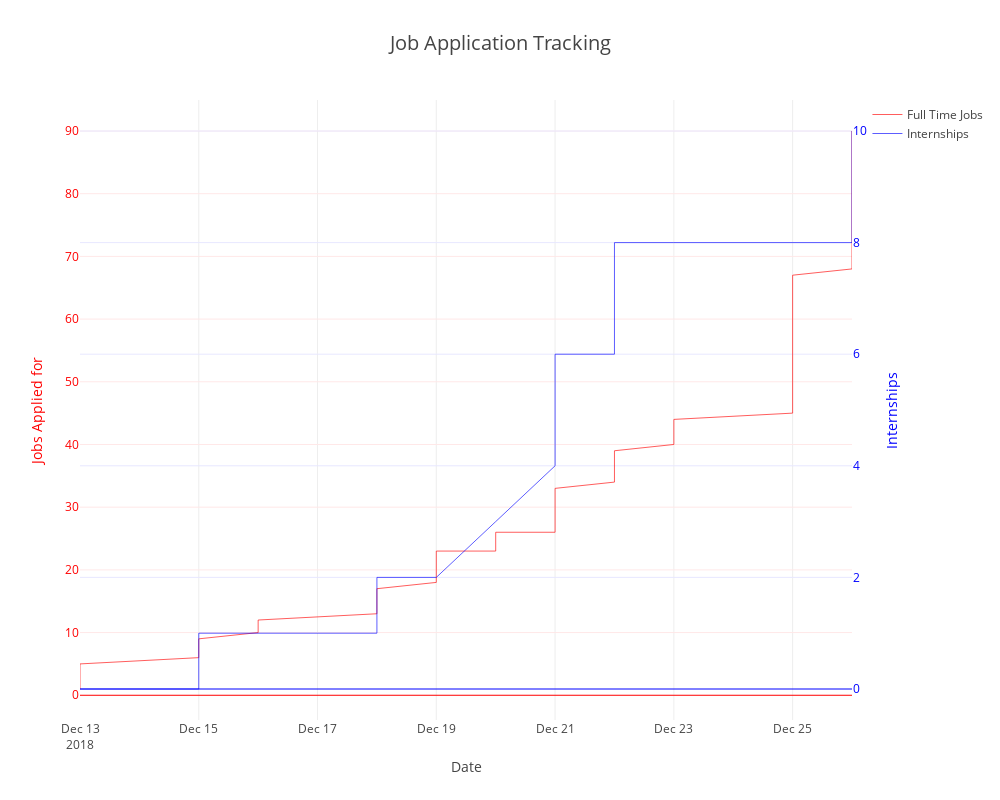

Write notebook code for a chart like this one.
### Markdown cell above
Setting the layout properties and the data source for the visualization.

### Code cell
layout=go.Layout(height=800,width=1000,title="Job Application Tracking",titlefont=dict(size=20),font=dict(size=12),xaxis=dict(title="Date",type='date'),yaxis=dict(title="Jobs Applied for",color='red'),yaxis2=dict(title='Internships',color='blue',overlaying='y',side='right'))
fig=go.Figure(data=[full_data,part_data],layout=layout)
iplot(fig)

### Figure 1 — Plotly figure (JSON) as saved in the notebook; plotly's stock layout.template omitted (floating-point values rounded to 4 significant figures)
{"data": [{"hoverinfo": "text", "line": {"color": "red", "width": 0.8}, "name": "Full Time Jobs", "opacity": 0.8, "text": ["Full time jobs applied till date 1", "Full time jobs applied till date 2", "Full time jobs applied till date 3", "Full time jobs applied till date 4", "Full time jobs applied till date 5", "Full time jobs applied till date 6", "Full time jobs applied till date 7", "Full time jobs applied till date 8", "Full time jobs applied till date 9", "Full time jobs applied till date 9", "Full time jobs applied till date 10", "Full time jobs applied till date 11", "Full time jobs applied till date 12", "Full time jobs applied till date 13", "Full time jobs applied till date 14", "Full time jobs applied till date 15", "Full time jobs applied till date 16", "Full time jobs applied till date 17", "Full time jobs applied till date 17", "Full time jobs applied till date 18", "Full time jobs applied till date 19", "Full time jobs applied till date 20", "Full time jobs applied till date 21", "Full time jobs applied till date 22", "Full time jobs applied till date 23", "Full time jobs applied till date 23", "Full time jobs applied till date 24", "Full time jobs applied till date 25", "Full time jobs applied till date 26", "Full time jobs applied till date 26", "Full time jobs applied till date 27", "Full time jobs applied till date 28", "Full time jobs applied till date 29", "Full time jobs applied till date 30", "Full time jobs applied till date 31", "Full time jobs applied till date 32", "Full time jobs applied till date 33", "Full time jobs applied till date 33", "Full time jobs applied till date 33", "Full time jobs applied till date 34", "Full time jobs applied till date 35", "Full time jobs applied till date 36", "Full time jobs applied till date 37", "Full time jobs applied till date 38", "Full time jobs applied till date 39", "Full time jobs applied till date 39", "Full time jobs applied till date 39", "Full time jobs applied till date 40", "Full time jobs applied till date 41", "Full time jobs applied till date 42", "Full time jobs applied till date 43", "Full time jobs applied till date 44", "Full time jobs applied till date 45", "Full time jobs applied till date 46", "Full time jobs applied till date 47", "Full time jobs applied till date 48", "Full time jobs applied till date 49", "Full time jobs applied till date 50", "Full time jobs applied till date 51", "Full time jobs applied till date 52", "Full time jobs applied till date 53", "Full time jobs applied till date 54", "Full time jobs applied till date 55", "Full time jobs applied till date 56", "Full time jobs applied till date 57", "Full time jobs applied till date 58", "Full time jobs applied till date 59", "Full time jobs applied till date 60", "Full time jobs applied till date 61", "Full time jobs applied till date 62", "Full time jobs applied till date 63", "Full time jobs applied till date 64", "Full time jobs applied till date 65", "Full time jobs applied till date 66", "Full time jobs applied till date 67", "Full time jobs applied till date 68", "Full time jobs applied till date 69", "Full time jobs applied till date 70", "Full time jobs applied till date 71", "Full time jobs applied till date 72", "Full time jobs applied till date 72", "Full time jobs applied till date 73", "Full time jobs applied till date 74", "Full time jobs applied till date 75", "Full time jobs applied till date 76", "Full time jobs applied till date 77", "Full time jobs applied till date 78", "Full time jobs applied till date 79", "Full time jobs applied till date 80", "Full time jobs applied till date 81", "Full time jobs applied till date 82", "Full time jobs applied till date 83", "Full time jobs applied till date 84", "Full time jobs applied till date 85", "Full time jobs applied till date 86", "Full time jobs applied till date 86", "Full time jobs applied till date 87", "Full time jobs applied till date 88", "Full time jobs applied till date 89", "Full time jobs applied till date 90"], "type": "scatter", "uid": "9bc09fc5-09af-47e9-8a1b-602c87ad7376", "x": ["2018-12-13", "2018-12-13", "2018-12-13", "2018-12-13", "2018-12-13", "2018-12-15", "2018-12-15", "2018-12-15", "2018-12-15", "2018-12-15", "2018-12-16", "2018-12-16", "2018-12-16", "2018-12-18", "2018-12-18", "2018-12-18", "2018-12-18", "2018-12-18", "2018-12-18", "2018-12-19", "2018-12-19", "2018-12-19", "2018-12-19", "2018-12-19", "2018-12-19", "2018-12-20", "2018-12-20", "2018-12-20", "2018-12-20", "2018-12-21", "2018-12-21", "2018-12-21", "2018-12-21", "2018-12-21", "2018-12-21", "2018-12-21", "2018-12-21", "2018-12-21", "2018-12-21", "2018-12-22", "2018-12-22", "2018-12-22", "2018-12-22", "2018-12-22", "2018-12-22", "2018-12-22", "2018-12-22", "2018-12-23", "2018-12-23", "2018-12-23", "2018-12-23", "2018-12-23", "2018-12-25", "2018-12-25", "2018-12-25", "2018-12-25", "2018-12-25", "2018-12-25", "2018-12-25", "2018-12-25", "2018-12-25", "2018-12-25", "2018-12-25", "2018-12-25", "2018-12-25", "2018-12-25", "2018-12-25", "2018-12-25", "2018-12-25", "2018-12-25", "2018-12-25", "2018-12-25", "2018-12-25", "2018-12-25", "2018-12-25", "2018-12-26", "2018-12-26", "2018-12-26", "2018-12-26", "2018-12-26", "2018-12-26", "2018-12-26", "2018-12-26", "2018-12-26", "2018-12-26", "2018-12-26", "2018-12-26", "2018-12-26", "2018-12-26", "2018-12-26", "2018-12-26", "2018-12-26", "2018-12-26", "2018-12-26", "2018-12-26", "2018-12-26", "2018-12-26", "2018-12-26", "2018-12-26", "2018-12-26"], "y": [1, 2, 3, 4, 5, 6, 7, 8, 9, 9, 10, 11, 12, 13, 14, 15, 16, 17, 17, 18, 19, 20, 21, 22, 23, 23, 24, 25, 26, 26, 27, 28, 29, 30, 31, 32, 33, 33, 33, 34, 35, 36, 37, 38, 39, 39, 39, 40, 41, 42, 43, 44, 45, 46, 47, 48, 49, 50, 51, 52, 53, 54, 55, 56, 57, 58, 59, 60, 61, 62, 63, 64, 65, 66, 67, 68, 69, 70, 71, 72, 72, 73, 74, 75, 76, 77, 78, 79, 80, 81, 82, 83, 84, 85, 86, 86, 87, 88, 89, 90]}, {"hoverinfo": "text", "line": {"color": "blue", "width": 0.8}, "name": "Internships", "opacity": 0.8, "text": ["Internship applied for till date 0", "Internship applied for till date 0", "Internship applied for till date 0", "Internship applied for till date 0", "Internship applied for till date 0", "Internship applied for till date 0", "Internship applied for till date 0", "Internship applied for till date 0", "Internship applied for till date 0", "Internship applied for till date 1", "Internship applied for till date 1", "Internship applied for till date 1", "Internship applied for till date 1", "Internship applied for till date 1", "Internship applied for till date 1", "Internship applied for till date 1", "Internship applied for till date 1", "Internship applied for till date 1", "Internship applied for till date 2", "Internship applied for till date 2", "Internship applied for till date 2", "Internship applied for till date 2", "Internship applied for till date 2", "Internship applied for till date 2", "Internship applied for till date 2", "Internship applied for till date 3", "Internship applied for till date 3", "Internship applied for till date 3", "Internship applied for till date 3", "Internship applied for till date 4", "Internship applied for till date 4", "Internship applied for till date 4", "Internship applied for till date 4", "Internship applied for till date 4", "Internship applied for till date 4", "Internship applied for till date 4", "Internship applied for till date 4", "Internship applied for till date 5", "Internship applied for till date 6", "Internship applied for till date 6", "Internship applied for till date 6", "Internship applied for till date 6", "Internship applied for till date 6", "Internship applied for till date 6", "Internship applied for till date 6", "Internship applied for till date 7", "Internship applied for till date 8", "Internship applied for till date 8", "Internship applied for till date 8", "Internship applied for till date 8", "Internship applied for till date 8", "Internship applied for till date 8", "Internship applied for till date 8", "Internship applied for till date 8", "Internship applied for till date 8", "Internship applied for till date 8", "Internship applied for till date 8", "Internship applied for till date 8", "Internship applied for till date 8", "Internship applied for till date 8", "Internship applied for till date 8", "Internship applied for till date 8", "Internship applied for till date 8", "Internship applied for till date 8", "Internship applied for till date 8", "Internship applied for till date 8", "Internship applied for till date 8", "Internship applied for till date 8", "Internship applied for till date 8", "Internship applied for till date 8", "Internship applied for till date 8", "Internship applied for till date 8", "Internship applied for till date 8", "Internship applied for till date 8", "Internship applied for till date 8", "Internship applied for till date 8", "Internship applied for till date 8", "Internship applied for till date 8", "Internship applied for till date 8", "Internship applied for till date 8", "Internship applied for till date 9", "Internship applied for till date 9", "Internship applied for till date 9", "Internship applied for till date 9", "Internship applied for till date 9", "Internship applied for till date 9", "Internship applied for till date 9", "Internship applied for till date 9", "Internship applied for till date 9", "Internship applied for till date 9", "Internship applied for till date 9", "Internship applied for till date 9", "Internship applied for till date 9", "Internship applied for till date 9", "Internship applied for till date 9", "Internship applied for till date 10", "Internship applied for till date 10", "Internship applied for till date 10", "Internship applied for till date 10", "Internship applied for till date 10"], "type": "scatter", "uid": "4c049f28-c2bc-4f65-92f3-26309bfa5777", "x": ["2018-12-13", "2018-12-13", "2018-12-13", "2018-12-13", "2018-12-13", "2018-12-15", "2018-12-15", "2018-12-15", "2018-12-15", "2018-12-15", "2018-12-16", "2018-12-16", "2018-12-16", "2018-12-18", "2018-12-18", "2018-12-18", "2018-12-18", "2018-12-18", "2018-12-18", "2018-12-19", "2018-12-19", "2018-12-19", "2018-12-19", "2018-12-19", "2018-12-19", "2018-12-20", "2018-12-20", "2018-12-20", "2018-12-20", "2018-12-21", "2018-12-21", "2018-12-21", "2018-12-21", "2018-12-21", "2018-12-21", "2018-12-21", "2018-12-21", "2018-12-21", "2018-12-21", "2018-12-22", "2018-12-22", "2018-12-22", "2018-12-22", "2018-12-22", "2018-12-22", "2018-12-22", "2018-12-22", "2018-12-23", "2018-12-23", "2018-12-23", "2018-12-23", "2018-12-23", "2018-12-25", "2018-12-25", "2018-12-25", "2018-12-25", "2018-12-25", "2018-12-25", "2018-12-25", "2018-12-25", "2018-12-25", "2018-12-25", "2018-12-25", "2018-12-25", "2018-12-25", "2018-12-25", "2018-12-25", "2018-12-25", "2018-12-25", "2018-12-25", "2018-12-25", "2018-12-25", "2018-12-25", "2018-12-25", "2018-12-25", "2018-12-26", "2018-12-26", "2018-12-26", "2018-12-26", "2018-12-26", "2018-12-26", "2018-12-26", "2018-12-26", "2018-12-26", "2018-12-26", "2018-12-26", "2018-12-26", "2018-12-26", "2018-12-26", "2018-12-26", "2018-12-26", "2018-12-26", "2018-12-26", "2018-12-26", "2018-12-26", "2018-12-26", "2018-12-26", "2018-12-26", "2018-12-26", "2018-12-26"], "y": [0, 0, 0, 0, 0, 0, 0, 0, 0, 1, 1, 1, 1, 1, 1, 1, 1, 1, 2, 2, 2, 2, 2, 2, 2, 3, 3, 3, 3, 4, 4, 4, 4, 4, 4, 4, 4, 5, 6, 6, 6, 6, 6, 6, 6, 7, 8, 8, 8, 8, 8, 8, 8, 8, 8, 8, 8, 8, 8, 8, 8, 8, 8, 8, 8, 8, 8, 8, 8, 8, 8, 8, 8, 8, 8, 8, 8, 8, 8, 8, 9, 9, 9, 9, 9, 9, 9, 9, 9, 9, 9, 9, 9, 9, 9, 10, 10, 10, 10, 10], "yaxis": "y2"}], "layout": {"font": {"size": 12}, "height": 800, "title": "Job Application Tracking", "titlefont": {"size": 20}, "width": 1000, "xaxis": {"title": "Date", "type": "date"}, "yaxis": {"color": "red", "title": "Jobs Applied for"}, "yaxis2": {"color": "blue", "overlaying": "y", "side": "right", "title": "Internships"}}}
